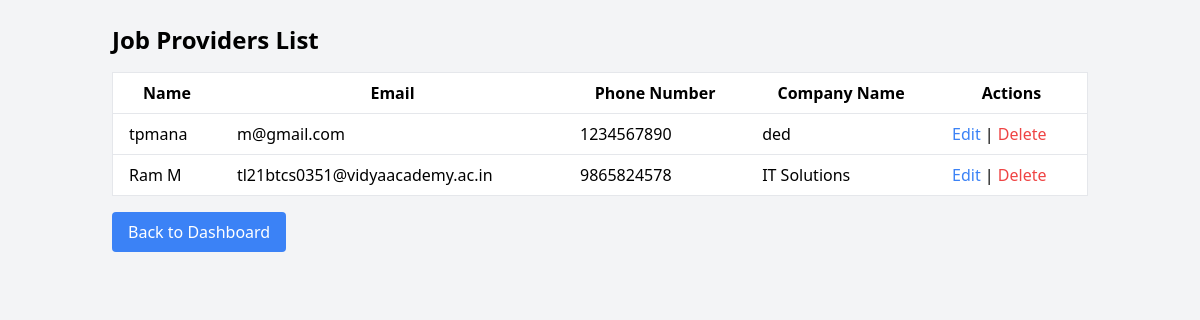
/jobproviders/ (signed in), run on the app's committed database.
### job/models.py (models this page shows)
class JobproviderRegister(models.Model):
    name = models.CharField(max_length=50,null=True, blank=True)
    email = models.EmailField(max_length=50,null=True, blank=True, unique=True)
    password = models.CharField(max_length=50,null=True, blank=True)
    company_name = models.CharField(max_length=50,null=True, blank=True)
    phone_number = models.CharField(max_length=15, null=True, blank=True)

### job/views.py (the view)
# urls.py: path('jobproviders/', admin_jobproviders, name='admin_jobproviders'),
def admin_jobproviders(request):
    if 'ademail' not in request.session:
        alert = "<script>alert('Please login as admin'); window.location.href='/admin_log/';</script>"
        return HttpResponse(alert)
    jobproviders = JobproviderRegister.objects.all()
    return render(request, 'admin_jobproviders.html', {'jobproviders': jobproviders})

### job/templates/admin_jobproviders.html (shortened to what this page needs)
<!DOCTYPE html>
<html lang="en">
<head>
    <link href="https://cdn.jsdelivr.net/npm/tailwindcss@2.2.19/dist/tailwind.min.css" rel="stylesheet">
</head>
<body class="bg-gray-100">
    <div class="container mx-auto p-6">
        <h1 class="text-2xl font-bold mb-4">Job Providers List</h1>
        <table class="min-w-full bg-white border border-gray-200">
            <thead>
                <tr>
                    <th class="py-2 px-4 border-b">Name</th>
                    <th class="py-2 px-4 border-b">Email</th>
                    <th class="py-2 px-4 border-b">Phone Number</th>
                    <th class="py-2 px-4 border-b">Company Name</th>
                    <th class="py-2 px-4 border-b">Actions</th>
                </tr>
            </thead>
            <tbody>
                {% for jobprovider in jobproviders %}
                <tr>
                    <td class="py-2 px-4 border-b">{{ jobprovider.name }}</td>
                    <td class="py-2 px-4 border-b">{{ jobprovider.email }}</td>
                    <td class="py-2 px-4 border-b">{{ jobprovider.phone_number }}</td>
                    <td class="py-2 px-4 border-b">{{ jobprovider.company_name }}</td>
                    <td class="py-2 px-4 border-b">
                        <a href="{% url 'edit_jobprovider' jobprovider.pk %}" class="text-blue-500 hover:underline">Edit</a>
                        |
                        <a href="{% url 'delete_jobprovider' jobprovider.pk %}" class="text-red-500 hover:underline" onclick="return confirm('Are you sure you want to delete this job provider?');">Delete</a>
                    </td>
                </tr>
                {% endfor %}
            </tbody>
        </table>
        <a href="{% url 'admin_panel' %}" class="mt-4 inline-block bg-blue-500 text-white px-4 py-2 rounded">Back to Dashboard</a>
    </div>
</body>
</html>

### data on the page
JobproviderRegister: name "tpmana", email "m@gmail.com", phone_number "1234567890", company_name "ded"
JobproviderRegister: name "Ram M", email "tl21btcs0351@vidyaacademy.ac.in", phone_number "9865824578", company_name "IT Solutions"
